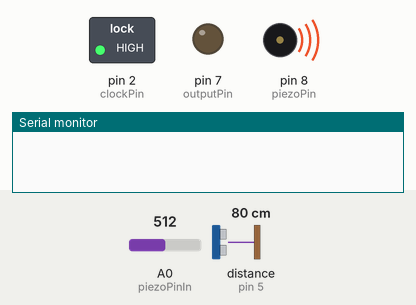
Recording of a sketch running on a simulated Arduino Uno, built with avr-gcc and run on an emulated ATmega328P. Parts: switched loads named in the sketch (green lamp = pin HIGH), output pins drawn as LEDs (lit = HIGH), buzzer (waves = sounding, pin HIGH), the last lines printed to the serial monitor. Wiring (inferred from the names in the program): ultrasonic range finder: trigger pin 6; echo pin 5. Dashed ring = blinking. Inputs (shaded band) come from the test bench; at power-on: distance to the obstacle (sensor on pin 5) 80 cm, A0 (piezoPinIn) = 512. The echo pulse lasts 58.3 µs per cm; pins used as bus, display or sensor lines are not drawn.

Above: at 0.1 s.
1.3 s: distance to the obstacle (sensor on pin 5) set to 250 cm
At 2.0 s:
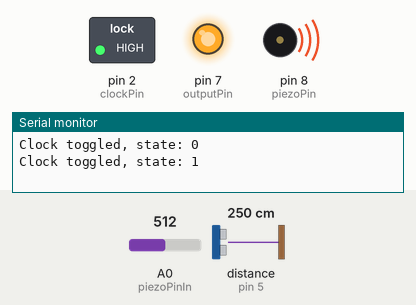
4.3 s: A0 (piezoPinIn) set to 45
5.9 s: A0 (piezoPinIn) set to 38
At 6.9 s:
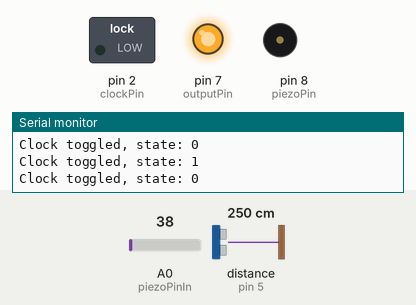
8.9 s: distance to the obstacle (sensor on pin 5) set to 2 cm
At 9.21 s:
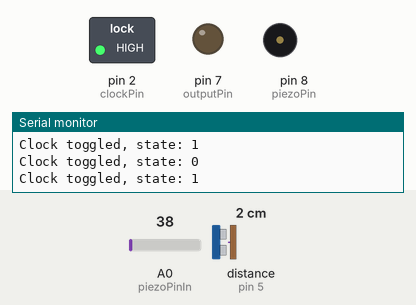
11.9 s: distance to the obstacle (sensor on pin 5) set to 299 cm
At 12.6 s:
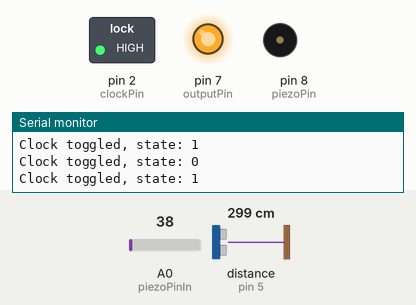
14.9 s: distance to the obstacle (sensor on pin 5) set to 291 cm
17.9 s: distance to the obstacle (sensor on pin 5) set to 286 cm
Timing chart, 0 to 20.4 s (numbered marks = the images above; inputs shaded):
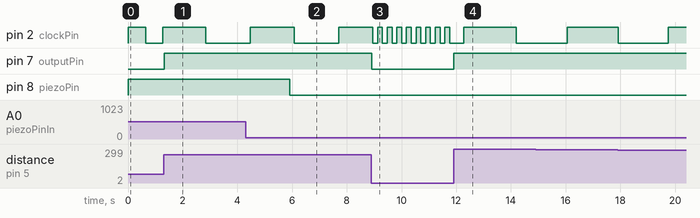

The sketch:

sketch_proyecto_funda.ino
```cpp
const int clockPin = 2;
const int piezoPin = 8;
const int piezoPinIn = A0;
int clockState = HIGH;
int clockTime = 0;
const int tresholdPiezo = 40;

const int trigPin = 6;    // TRIG del HC-SR04
const int echoPin = 5;    // ECHO del HC-SR04
const int outputPin = 7;  // salida digital

long duration;
int distance;
const int threshold = 200; // distancia en cm para activar HIGH

void setup() {
  pinMode(clockPin, OUTPUT);
  pinMode(trigPin, OUTPUT);
  pinMode(echoPin, INPUT);
  pinMode(outputPin, OUTPUT);
  pinMode(piezoPin, OUTPUT);

  Serial.begin(9600);
}

void loop() {
  // Generar pulso de disparo
  digitalWrite(trigPin, LOW);
  delayMicroseconds(2);

  digitalWrite(trigPin, HIGH);
  delayMicroseconds(10);
  digitalWrite(trigPin, LOW);

  // Medir el tiempo de respuesta
  duration = pulseIn(echoPin, HIGH, 30000);

  if (duration == 0) {
    distance = 999; // fuera de rango
  } else {
    distance = duration * 0.034 / 2; // convertir a cm
  }

  // Salida digital: HIGH dentro de rango, LOW fuera
  if (distance >= threshold) {
    digitalWrite(outputPin, HIGH);
  } else {
    digitalWrite(outputPin, LOW);
  }

  // Botón (piezo)
  int sensorValue = analogRead(piezoPinIn);
  if (sensorValue > tresholdPiezo) {
    digitalWrite(piezoPin, HIGH);
  } else {
    digitalWrite(piezoPin, LOW);
  }

  // Debug piezo
  //Serial.print("Piezo analog value: ");
  //Serial.print(sensorValue);
  //Serial.print(" | Piezo output: ");
  //Serial.println(digitalRead(piezoPin));

  // CLOCK, DONT TOUCH
  digitalWrite(clockPin, clockState);
  if (clockTime >= 100) {
    clockTime = 0;
    clockState = !clockState;

    // Debug clock
    Serial.print("Clock toggled, state: ");
    Serial.println(clockState);
  }
  delay(1);  // 1 ms
  clockTime += 1;
  // END CLOCK-------------
}
```

Measured:
- the behaviour switches between 41 and 40 on A0 (piezoPinIn) (found by bisection; images 1 and 2)
- after the input at 1.3 s, pin 7 (outputPin): LOW → HIGH at once
- after the input at 5.9 s, pin 8 (piezoPin): HIGH → LOW at once
- after the input at 8.9 s, pin 7 (outputPin): HIGH → LOW at once
- after the input at 11.9 s, pin 7 (outputPin): LOW → HIGH at once
